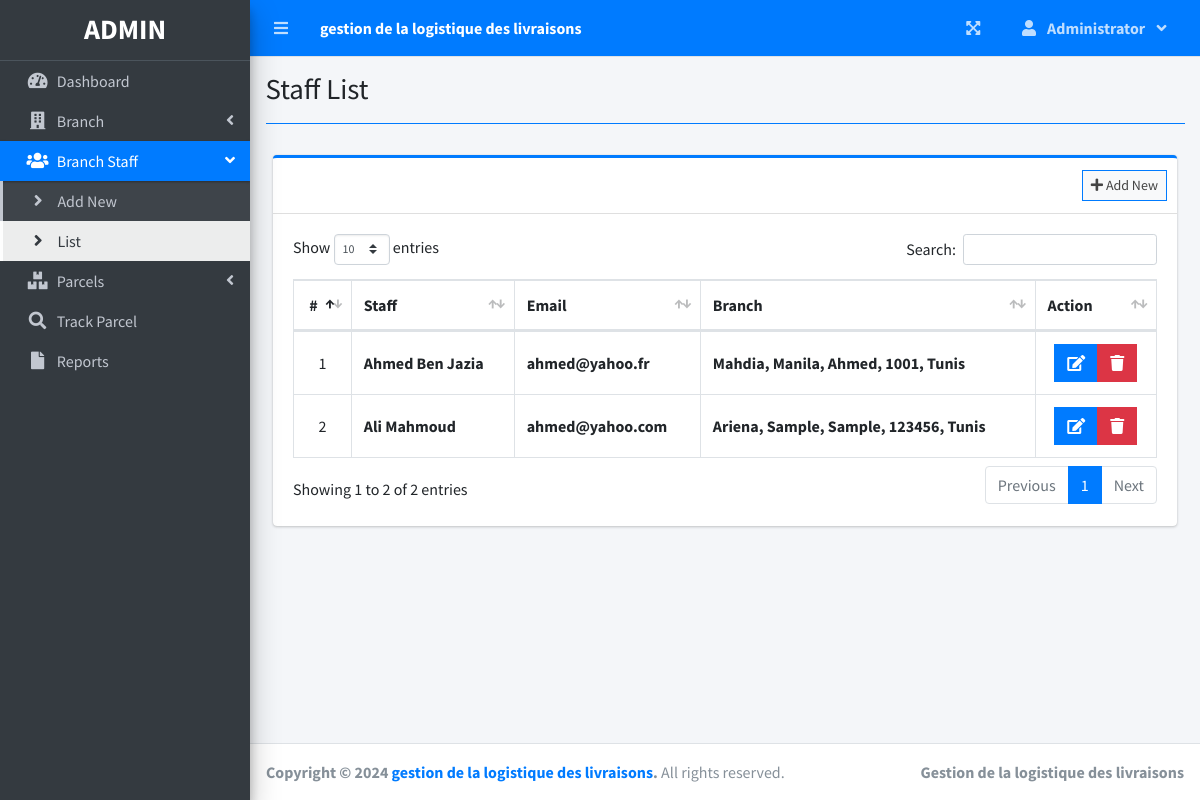
The page /index.php?page=staff_list (signed in) on the database its author committed.
### tables this page shows
CREATE TABLE `users` (
  `id` int(30) NOT NULL,
  `firstname` varchar(200) NOT NULL,
  `lastname` varchar(200) NOT NULL,
  `email` varchar(200) NOT NULL,
  `password` text NOT NULL,
  `type` tinyint(1) NOT NULL DEFAULT 2 COMMENT '1 = admin, 2 = staff',
  `branch_id` int(30) NOT NULL,
  `date_created` datetime NOT NULL DEFAULT current_timestamp()
);

### staff_list.php (the view, shortened to what this page needs)
<?php include'db_connect.php' ?>
<div class="col-lg-12">
	<div class="card card-outline card-primary">
		<div class="card-header">
			<div class="card-tools">
				<a class="btn btn-block btn-sm btn-default btn-flat border-primary " href="./index.php?page=new_staff"><i class="fa fa-plus"></i> Add New</a>
			</div>
		</div>
		<div class="card-body">
			<table class="table tabe-hover table-bordered" id="list">
				<!-- <colgroup>
					<col width="5%">
					<col width="15%">
					<col width="25%">
					<col width="25%">
					<col width="15%">
				</colgroup> -->
				<thead>
					<tr>
						<th class="text-center">#</th>
						<th>Staff</th>
						<th>Email</th>
						<th>Branch</th>
						<th>Action</th>
					</tr>
				</thead>
				<tbody>
					<?php
					$i = 1;
					$qry = $conn->query("SELECT u.*,concat(u.firstname,' ',u.lastname) as name,concat(b.street,', ',b.city,', ',b.state,', ',b.zip_code,', ',b.country) as baddress FROM users u inner join branches b on b.id = u.branch_id where u.type = 2 order by concat(u.firstname,' ',u.lastname) asc ");
					while($row= $qry->fetch_assoc()):
					?>
					<tr>
						<td class="text-center"><?php echo $i++ ?></td>
						<td><b><?php echo ucwords($row['name']) ?></b></td>
						<td><b><?php echo ($row['email']) ?></b></td>
						<td><b><?php echo ucwords($row['baddress']) ?></b></td>
						<td class="text-center">
		                    <div class="btn-group">
		                        <a href="index.php?page=edit_staff&id=<?php echo $row['id'] ?>" class="btn btn-primary btn-flat ">
		                          <i class="fas fa-edit"></i>
		                        </a>
		                        <button type="button" class="btn btn-danger btn-flat delete_staff" data-id="<?php echo $row['id'] ?>">
		                          <i class="fas fa-trash"></i>
		                        </button>
	                      </div>
						</td>
					</tr>
				<?php endwhile; ?>
				</tbody>
			</table>
		</div>
	</div>
</div>

### staff_list.php (style rules this page uses)
table td { vertical-align: middle !important; }

### rows shown on the page
users: name "Ahmed Ben Jazia", email "ahmed@yahoo.fr", baddress "Mahdia, Manila, Ahmed, 1001, Tunis"
users: name "Ali Mahmoud", email "ahmed@yahoo.com", baddress "Ariena, Sample, Sample, 123456, Tunis"

### other values the page prints
$_SESSION['system']['name'] "gestion de la logistique des livraisons"
$_SESSION['login_firstname'] "Administrator"
$title "Staff List"
